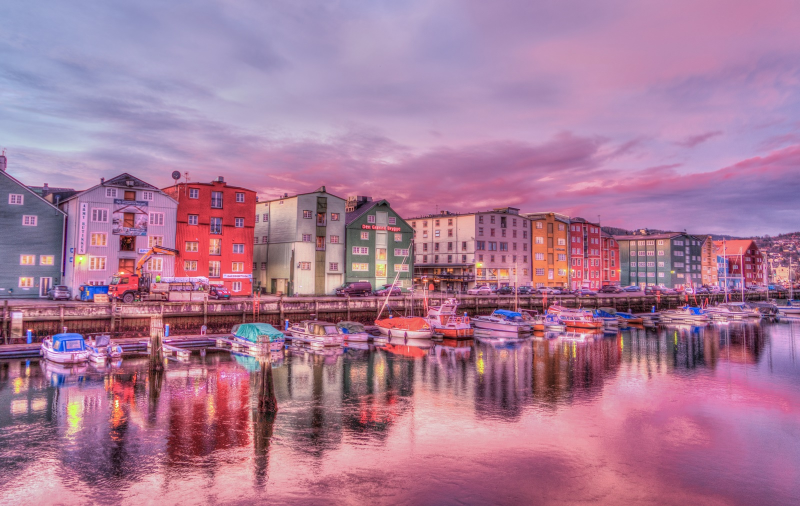
#> input picture test.jpg, 1600 x 1012 px (shown at 1/2 size)
$ python 1-4.py
#> lines starting #> are read from the running program, lines starting #| are printed output that depends on the picture; after the words box and inside, x2 and y2 are one past the last pixel; in counts of white or black regions, pixels touching at a corner belong together
#讀取檔案之後，把圖形檔縮小為 800x600，並製成黑白圖片
#本範例習題：找出一個最好的臨界值
import cv2
THRESHOLD = 155     #臨界值

def twofold(value):
    return 255 if value >= THRESHOLD else 0

img = cv2.imread("test.jpg", cv2.IMREAD_GRAYSCALE)
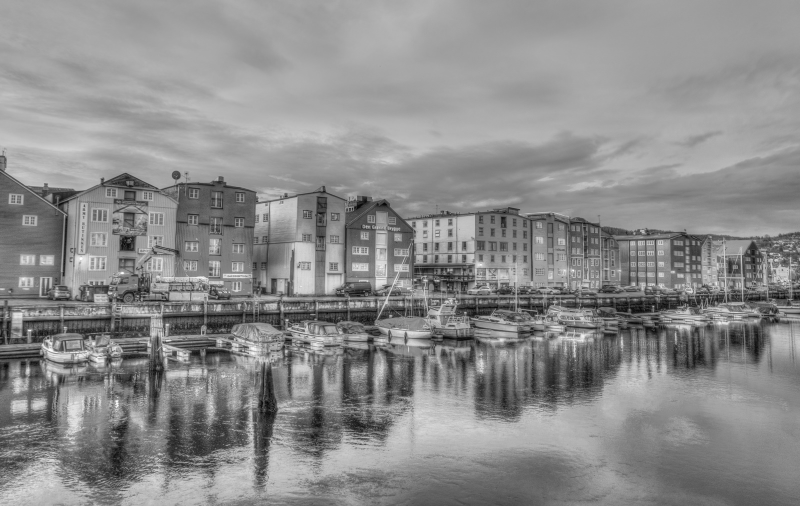
#> img: shape (1012, 1600) (shown at 1/2 size); min 0, max 255, mean 139.9
simg = cv2.resize(img, (800, 600))
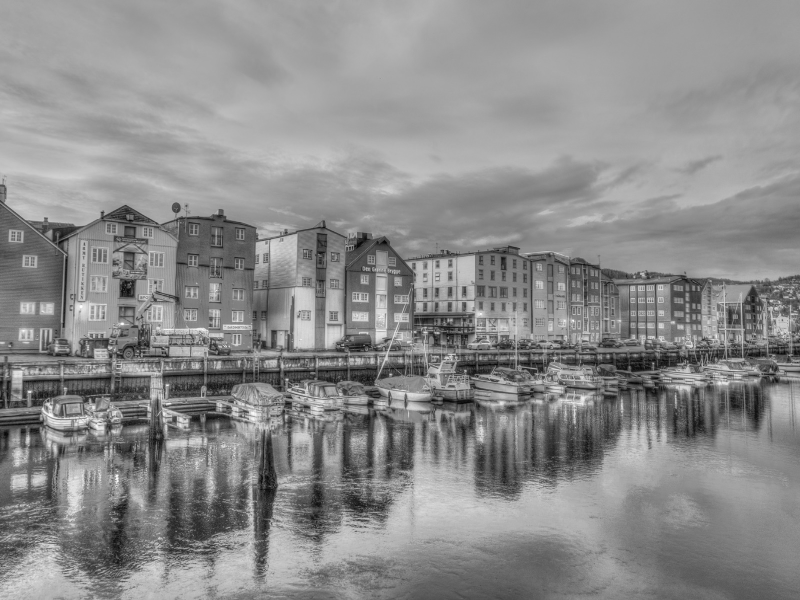
#> simg: shape (600, 800); min 2, max 255, mean 139.8
print(simg.shape)
#| (600, 800)
cv2.imshow("Origin", simg)
for y in range(simg.shape[0]):     # height
    for x in range(simg.shape[1]): # width
        simg[y][x] = (twofold(simg[y][x]))
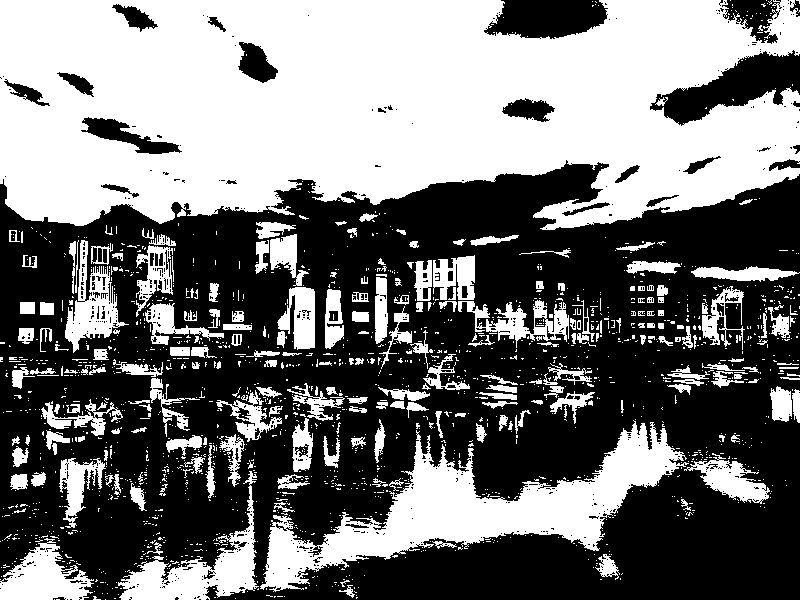
#> simg: shape (600, 800); 45.9% white; 1721 white regions (1488 under 20 px), largest, box (x1, y1, x2, y2) and area: (0, 0, 800, 230) 144700, (260, 420, 689, 592) 21769, (118, 471, 259, 600) 5154
cv2.imshow("B/W", simg)
cv2.waitKey(0)
cv2.destroyAllWindows()
